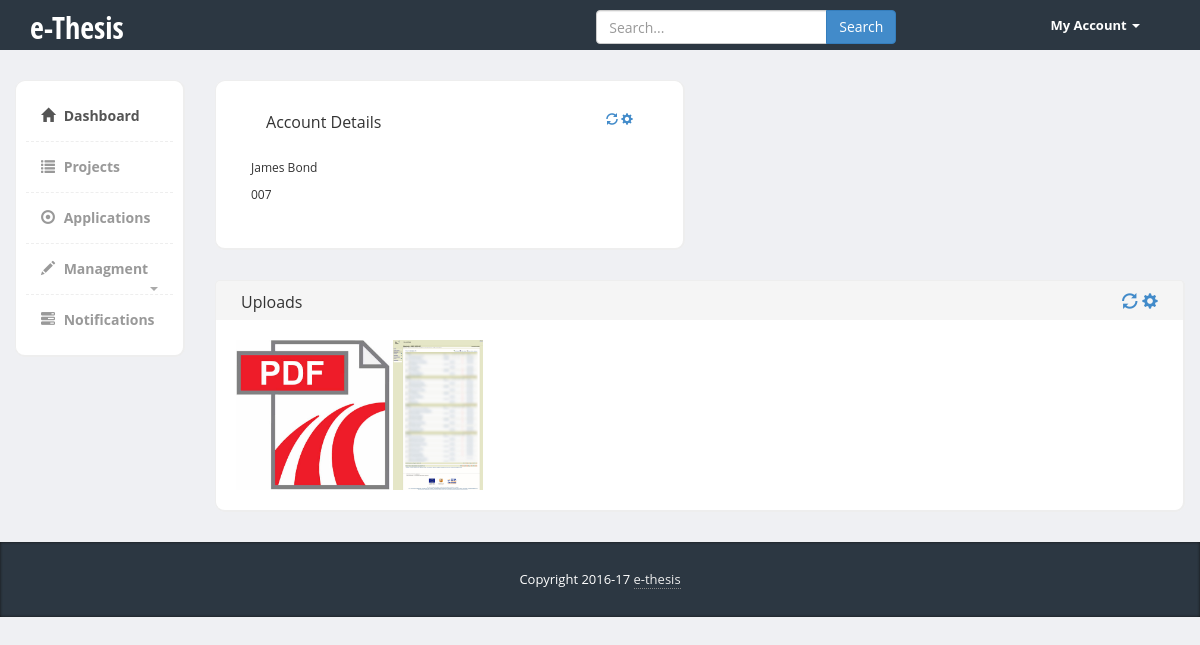
The app's page /profile.php?uid=2 (signed in) with its own data.
### tables this page shows
CREATE TABLE `user` (
  `id` int(11) NOT NULL,
  `username` varchar(45) NOT NULL,
  `password` varchar(255) NOT NULL,
  `firstname` varchar(45) DEFAULT NULL,
  `lastname` varchar(45) DEFAULT NULL,
  `aem` varchar(45) DEFAULT NULL,
  `email` varchar(255) NOT NULL,
  `role` int(11) NOT NULL
);

CREATE TABLE `upload` (
  `id` int(11) NOT NULL,
  `filepath` varchar(255) DEFAULT NULL,
  `user_id` int(11) NOT NULL,
  `uploaded_date` timestamp NOT NULL DEFAULT CURRENT_TIMESTAMP
);

### classes/User.class.php (called while the page is built, shortened)
<?php
class User {
	protected $aem;
	protected $firstname;
	protected $lastname;
	public function __construct($id, $aem, $username, $email, $firstname, $lastname, $role) {
		$this->aem = $aem;
		$this->firstname = $firstname;
		$this->lastname = $lastname;
	}
	public static function getUser($id) {
		$conn = DBHelper::getDBO();
		$query = 'SELECT `aem`, `username`, `firstname`, `lastname`, `email`, `role` FROM `user` WHERE `id` = ?';
		$stmt = $conn->prepare($query);
		$stmt->bind_param('i', $id);
		$stmt->execute();
		$stmt->bind_result($aem, $username, $firstname, $lastname, $email, $role);
		$user = new User($id, $aem, $username, $email, $firstname, $lastname, $role);
		return $user;
	}
	public function getAem() {
		return $this->aem;
	}
	public function getFullName() {
		return $this->firstname . ' ' . $this->lastname;
	}
}

### classes/DBHelper.class.php (called while the page is built, shortened)
<?php
class DBHelper {
	protected static $db = null;
	public static function getDBO() {
		$db = new mysqli(ETH_CONF_DB_HOST, ETH_CONF_DB_USERNAME,
				ETH_CONF_DB_PASSWORD, ETH_CONF_DB_DBNAME);
		self::$db = $db;
		return self::$db;
	}
	public static function close(){
		$result = self::$db->close();
		self::$db = null;
		return $result;
	}
}

### classes/Upload.class.php (called while the page is built, shortened)
<?php
class Upload {
	protected $filepath;
	protected function __construct($id, $uid, $filepath) {
		$this->filepath = $filepath;
	}
	public function getFilepath() {
		return $this->filepath;
	}
	public static function getUploadsByUser($uid) {
		$conn = DBHelper::getDBO();
		$query = 'SELECT `id`,`filepath` FROM `upload` WHERE `user_id` = ?';
		$stmt = $conn->prepare($query);
		$stmt->bind_param('i', $uid);
		$stmt->execute();
		$stmt->bind_result($id, $filepath);
		$stmt->store_result();
		$uploads = array();
		while($stmt->fetch()) {
			$uploads[] = new Upload($id, $uid, $filepath);
		}
		return $uploads;
	}
}

### profile.php (the view, shortened to what this page needs)
<?php require_once('user/session.php'); ?>
<?php require_once('classes/include.php'); ?>
<?php require_once('functions.php'); ?>
<?php
$uid = isset($_GET['uid']) ? $_GET['uid'] : $user['id'];
if(isset($_GET['uid'])) {
	$user_obj = User::getUser($uid);
} else {
	$user_obj = new User($user['id'], $user['aem'], $user['username'],
			$user['email'], $user['firstname'],
			$user['lastname'], $user['role']);
}
?>
<!DOCTYPE html>
<html>
<head>
	<link href="bootstrap/css/bootstrap.min.css" rel="stylesheet">
	<link href="css/styles.css" rel="stylesheet">
</head>
<body>
	<div class="header">
		<div class="container">
			<div class="row">
				<div class="col-md-5">
					<div class="logo">
						<h1><a href="index.php">e-Thesis</a></h1>
					</div>
				</div>
				<div class="col-md-5">
					<div class="row">
						<div class="col-lg-12">
							<div class="input-group form">
								<input type="text" class="form-control" placeholder="Search...">
								<span class="input-group-btn">
									<button class="btn btn-primary" type="button">Search</button>
								</span>
							</div>
						</div>
					</div>
				</div>
				<div class="col-md-2">
					<div class="navbar navbar-inverse" role="banner">
						<nav class="collapse navbar-collapse bs-navbar-collapse navbar-right" role="navigation">
							<ul class="nav navbar-nav">
								<li class="dropdown">
									<a href="#" class="dropdown-toggle" data-toggle="dropdown">My Account <b class="caret"></b></a>
								</li>
							</ul>
						</nav>
					</div>
				</div>
			</div>
		</div>
	</div>
	<div class="page-content">
		<div class="row">
			<div class="col-md-2">
				<div class="sidebar content-box" style="display: block;">
					<?php
					$role = $authenticated ? $user['role'] : 0;
					echo SideMenu::getSideBarMenu(0, $role); ?>
				</div>
			</div>
			<div class="col-md-10">
				<div class="row">
					<div class="col-md-6">
						<div class="content-box-large">
							<div class="panel-heading">
								<div class="panel-title">Account Details</div>
								<div class="panel-options">
									<a href="#" data-rel="collapse"><i class="glyphicon glyphicon-refresh"></i></a>
									<a href="#" data-rel="reload"><i class="glyphicon glyphicon-cog"></i></a>
								</div>
							</div>
							<div class="panel-body">
								<p><?php echo $user_obj->getFullName(); ?></p>
								<p><?php echo $user_obj->getAem(); ?></p>
							</div>
						</div>
					</div>
					<div class="col-md-6">
					</div>
				</div>
				<div class="row">
					<div class="col-md-12">
						<div class="content-box-header">
							<div class="panel-title">Uploads</div>
							<div class="panel-options">
								<a href="#" data-rel="collapse"><i class="glyphicon glyphicon-refresh"></i></a>
								<a href="#" data-rel="reload"><i class="glyphicon glyphicon-cog"></i></a>
							</div>
						</div>
						<div class="content-box-large box-with-header">
				  			<?php
				  			$uploads = Upload::getUploadsByUser($user_obj->getId());
				  			foreach($uploads as $upload) {
				  				echo '<a href="'.$upload->getFilepath().'" target="_blank">';
				  					if(strtolower(substr($upload->getFilepath(), -3)) == 'pdf') {
				  						echo '<img height="150" class="upload-img" src="images/PDF.jpg" />';
				  					} else {
				  						echo '<img height="150" class="upload-img" src="'.$upload->getFilepath().'" />';
				  					}
				  				echo '</a> ';
				  			}
				  			?>
						</div>
					</div>
				</div>
			</div>
		</div>
	</div>
	<footer>
		<div class="container">
			<div class="copy text-center">
				<?php getCopyrightText(); ?>
			</div>
		</div>
	</footer>
</body>
</html>

### classes/SideMenu.class.php (shortened to what this page needs)
<?php
class SideMenu {
	protected function __construct() {
		$this->menu = array(
				new MenuItem(0, 'index.php', 'glyphicon-home', 'Dashboard'),
				new MenuItem(1, 'projects.php', 'glyphicon-list', 'Projects'),
				new MenuItem(2, 'applications.php', 'glyphicon-record', 'Applications', MenuItem::ACCESS_LOGGED_IN),
				new MenuItem(3, '#', 'glyphicon-pencil', 'Managment', MenuItem::ACCESS_PROF),
				new MenuItem(4, 'edit_project.php', '', 'New Project', MenuItem::ACCESS_PROF, 3),
				new MenuItem(5, 'notifications.php', 'glyphicon-tasks', 'Notifications', MenuItem::ACCESS_LOGGED_IN)
		);
	}
	public static function getSidebarMenu($current, $role) {
		$side_menu = new SideMenu();
		$html_menu = '<ul class="nav">';
		foreach($side_menu->menu as $item) {
			if($role >= $item->getAccessLevel()) {
				$html_menu .= $item->buildMenuItem($current);
			}
		}
		$html_menu .= '</ul>';
		return $html_menu;
	}
}

### classes/MenuItem.class.php (shortened to what this page needs)
<?php
class MenuItem {
	protected $id = 0;
	protected $link = '';
	protected $icon = '';
	protected $text = '';
	protected $access = 0;
	protected $parent = -1;
	protected $children;
	public function __construct($id, $link, $icon, $text, $access = MenuItem::ACCESS_PUBLIC, $parent = -1) {
		$this->id = $id;
		$this->link = $link;
		$this->icon = $icon;
		$this->text = $text;
		$this->access = $access;
		$this->parent = $parent;
		$this->children = array();
	}
	public function getId() {
		return $this->id;
	}
	public function getAccessLevel() {
		return $this->access;
	}
	public function getParent() {
		return $this->parent;
	}
	public function setParent($parent) {
		$this->parent = $parent;
	}
	public function addChild($child_menu_item) {
		$child_menu_item->setParent($this->id);
		$this->children[] = $child_menu_item;
	}
	public function buildMenuItem($current) {
		$item_classes = $this->getItemCssClasses($current);
		$item = sprintf('<li%s><a href="%s"><i class="glyphicon %s"></i> %s',
				$item_classes, $this->link, $this->icon, $this->text);
		if(!empty($this->children)) {
			$item .= '<span class="caret pull-right"></span></a><ul>';
			foreach($this->children as $child) {
				$item .= $child->buildMenuItem($current);
			}
			$item .= '</ul>';
		} else {
			$item .= '</a></li>';
		}
		return $item;
	}
	protected function getItemCssClasses($current) {
		$item_classes = array();
		if($current == $this->id) {
			$item_classes[] = 'current';
		}
		if(!empty($this->children)) {
			$item_classes[] = 'submenu';
		}
		return !empty($item_classes)
				? sprintf(' class="%s"', implode(',', $item_classes))
				: '';
	}
}

### functions.php (shortened to what this page needs)
<?php
function getCopyrightText() {
	echo 'Copyright 2016-17 <a href="index.php">e-thesis</a>';
}

### css/styles.css (style rules this page uses)
body { font-family: 'Open Sans', sans-serif; background-color: #f7f7f7; position: relative; margin: 0px; font-size: 12px; padding: 0px; }
.page-content > .row { margin-left: 0px !important; margin-right: 0px !important; margin-top: 30px; }
footer { background-color:#2c3742; box-shadow:inset 0px 0px 3px #111; color:#fff; font-size:14px; line-height:25px; padding:10px 0px 10px 0px; bottom: 0px; }
footer a { color:#eee; text-decoration:none; border-bottom:1px dotted #888; }
footer .copy { font-size:13px; margin:15px 0px; }
.header { height:50px; background-color: #2c3742; }
.header .logo h1 { font-size:30px; margin:0px; padding:10px 0px; }
.header .logo h1 a { color:#fff; font-family: 'Open Sans Condensed', sans-serif; }
.header .form { margin-top:10px; width:100%; max-width:300px; margin:10px auto; }
.header .navbar * { box-shadow:none !important; }
.header .navbar { background:none !important; border:0px !important; }
.header .navbar .nav > li > a { color:#fff !important; font-size:13px !important; border-bottom:0px !important; margin-top:0px !important; font-weight:bold; }
.header .navbar-collapse { border:0px !important; }
.header .navbar-nav .caret { border-top-color:#fff !important; border-bottom-color:#fff !important; }
.content-box, .content-box-large { margin-bottom:30px; background:#fff; border-radius:10px; padding:10px; border-left:1px solid #eee; border-top:1px solid #eee; border-right:2px solid #eee; border-bottom:2px solid #eee; }
.content-box-large { padding: 20px; }
.box-with-header { border-top: none; border-top-left-radius:0px; border-top-right-radius:0px; }
.content-box-header { min-height: 40px; font-size: 16px; background:#f5f5f5; border-top-left-radius:5px; border-top-right-radius:5px; padding:10px; border-left:1px solid #eee; border-top:1px solid #eee; border-right:2px solid #eee; }
.content-box-header:after { clear:both; }
.sidebar ul.nav, .sidebar ul.nav ul { list-style: none; padding: 0px; margin: 0px; }
.sidebar .nav > li { margin: 0; border-bottom:1px dashed #eee; }
.sidebar .nav > li:last-child { border-bottom:0px; }
.sidebar .nav > li > a { font-size: 14px; line-height: 20px; padding: 15px 15px; color: #999; display: block; font-weight:bold; background:none; text-decoration: none; border-top:0px; font-weight:bold; }
.sidebar .nav > li > a > i { margin-right:5px; }
.sidebar .nav li a:hover, .sidebar .nav li.current > a { background: #fff; color: #555; border-bottom:0px; }
.sidebar .nav a .caret { float: right; width: 0; height: 0; display: inline-block; vertical-align: top; border-top: 4px solid #aaa; border-right: 4px solid transparent; border-left: 4px solid transparent; content: ""; margin-top: 8px; margin-left: 2px; }
body { background-color: #eff0f3; }
.panel-heading>.panel-title, .content-box-header .panel-title { float: left; padding: 10px 15px; padding-top: 0px; }
.panel-heading>.panel-options, .content-box-header .panel-options { float: right; padding-right: 15px; }
.panel-heading>.panel-options>a, .content-box-header .panel-options>a { margin-top: 10px; }
.panel-body { clear:both; }

### records on screen
user: $user_obj->getFullName() "James Bond", aem "007"
upload: filepath (picture)

### other values on screen
$this->text "Dashboard"
$this->text "Projects"
$this->text "Applications"
$this->text "Managment"
$this->text "Notifications"
